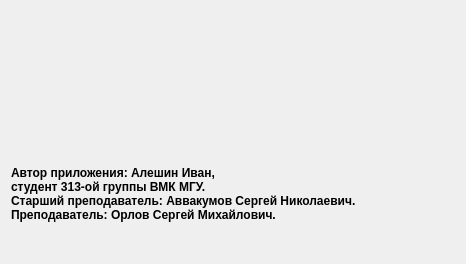
<?xml version="1.0" encoding="UTF-8"?>
<ui version="4.0">
 <class>Form</class>
 <widget class="QWidget" name="Form">
  <property name="geometry">
   <rect>
    <x>0</x>
    <y>0</y>
    <width>466</width>
    <height>264</height>
   </rect>
  </property>
  <property name="windowTitle">
   <string>Об авторе</string>
  </property>
  <layout class="QVBoxLayout" name="verticalLayout">
   <item>
    <widget class="QLabel" name="label">
     <property name="text">
      <string/>
     </property>
    </widget>
   </item>
   <item>
    <widget class="QLabel" name="description">
     <property name="font">
      <font>
       <pointsize>9</pointsize>
       <weight>75</weight>
       <bold>true</bold>
      </font>
     </property>
     <property name="text">
      <string>Автор приложения: Алешин Иван,
студент 313-ой группы ВМК МГУ.
Старший преподаватель: Аввакумов Сергей Николаевич.
Преподаватель: Орлов Сергей Михайлович.</string>
     </property>
    </widget>
   </item>
  </layout>
 </widget>
 <resources/>
 <connections/>
</ui>
